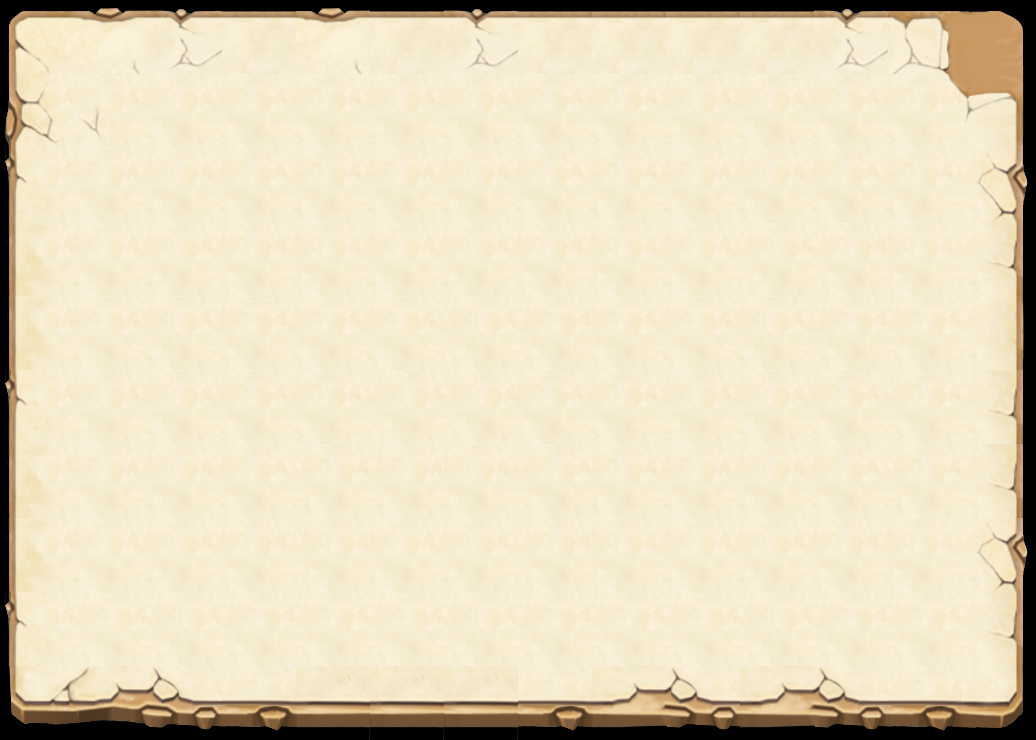

A 2D game scene composited from a Tiled map and its tileset images. What follows is a short description and the map's XML, with every tile layer's data as written:
An orthogonal 14x10 tile map with 74x74 px tiles, 1 tile layer (map).

<map version="1.0" orientation="orthogonal" renderorder="right-down" width="14" height="10" tilewidth="74" tileheight="74" nextobjectid="1">
 <tileset firstgid="1" name="panel" tilewidth="74" tileheight="74" tilecount="25" columns="5">
  <image source="../tiles/panel.png" width="370" height="370" />
 </tileset>
 <layer name="map" width="14" height="10">
  <data encoding="csv">
1,2,3,14,2,14,3,14,14,14,14,3,4,5,
6,7,8,8,8,8,8,8,8,8,8,8,9,10,
11,8,8,8,8,8,8,8,8,8,8,8,8,15,
16,8,8,8,8,8,8,8,8,8,12,12,8,20,
16,8,8,8,8,8,12,12,8,8,8,12,12,17,
11,8,8,8,8,12,12,8,8,8,8,8,12,20,
16,8,8,8,12,12,8,12,8,8,8,8,12,20,
16,8,8,8,12,8,8,12,8,8,8,8,8,15,
11,12,12,12,12,12,12,12,12,12,12,12,12,20,
21,22,23,24,19,19,19,24,18,23,18,23,24,25
</data>
 </layer>
</map>
